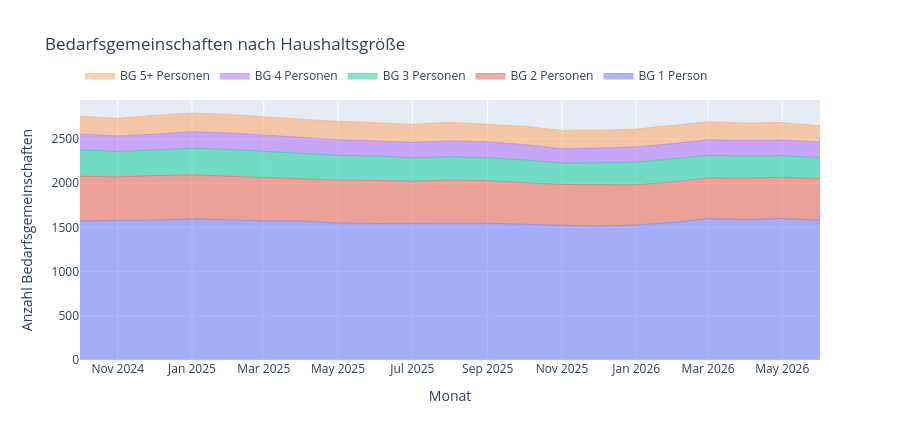

The notebook cell saved with this chart:
### Markdown cell above
## 2. Struktur der Bedarfsgemeinschaften: Größe und Typ

### Code cell
fig = go.Figure()
for spalte in bg_groessen:
    fig.add_trace(go.Scatter(
        x=bezugsdauer.index.to_timestamp(), y=bezugsdauer[spalte], name=spalte,
        mode="lines", stackgroup="groesse", line=dict(width=0.5),
    ))
fig.update_layout(
    title="Bedarfsgemeinschaften nach Haushaltsgröße",
    yaxis_title="Anzahl Bedarfsgemeinschaften", xaxis_title="Monat",
    hovermode="x unified", legend=dict(orientation="h", y=1.15), height=440,
)
export_abbildung(fig, "abb25_bg_groesse.png", 1000, 440)
fig
